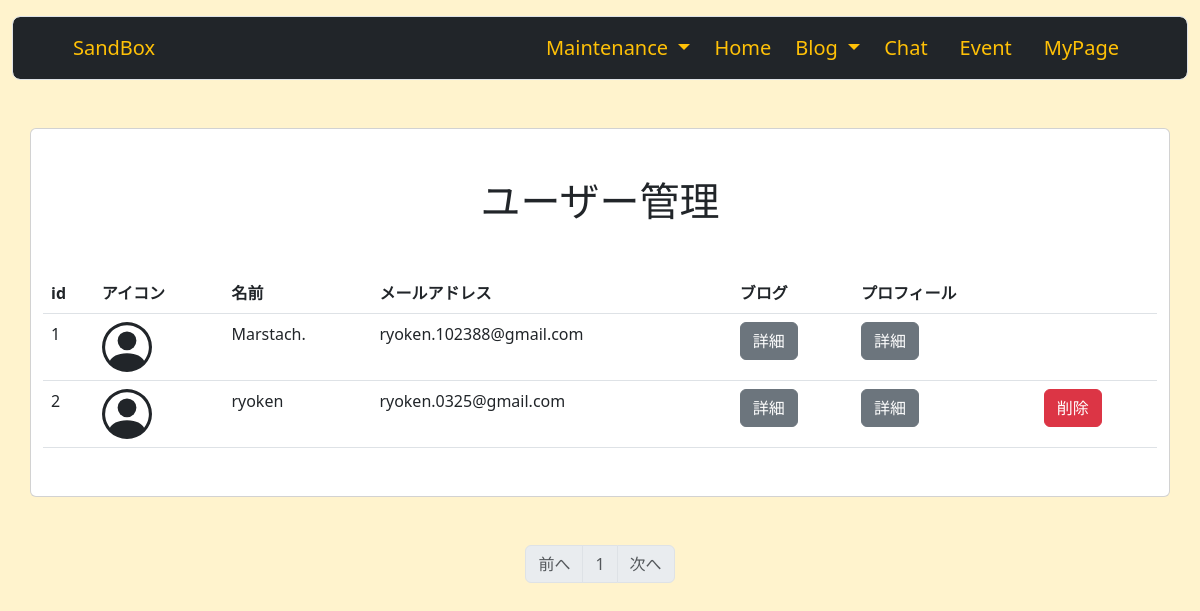
Before: /user_maintenance (signed in) with the older database file.
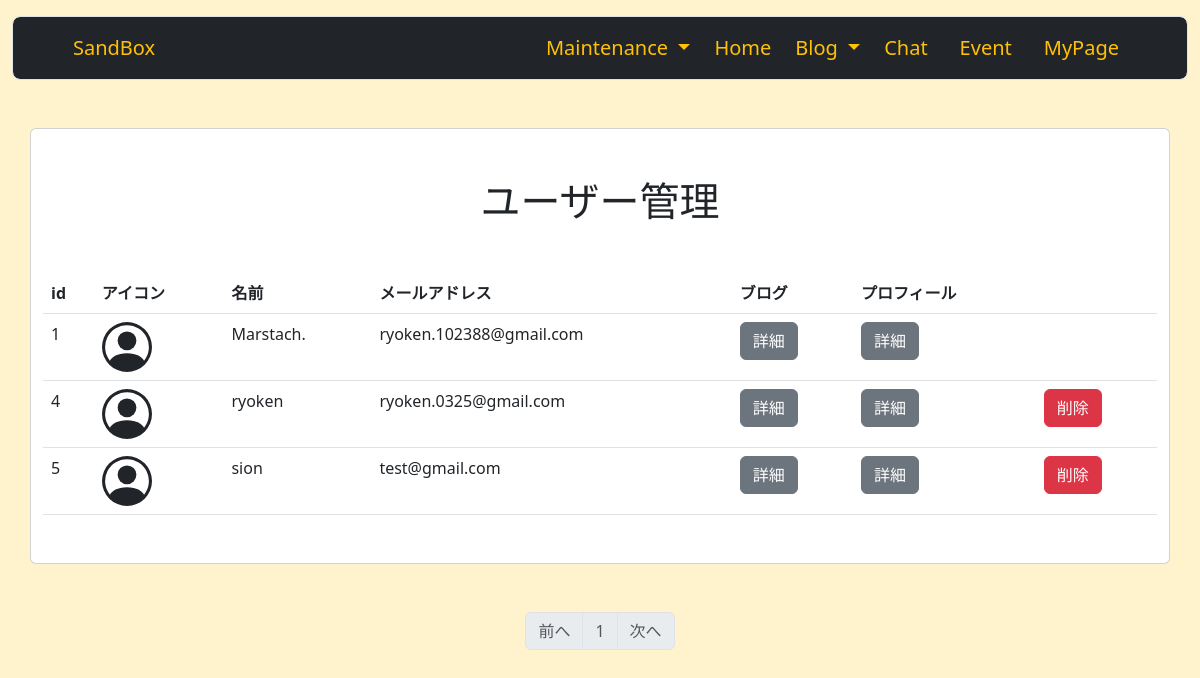
After: the same page with the newer database file.
### sandbox_system/models.py (models this page shows, shortened)
class User(db.Model, UserMixin):
    __tablename__ = 'users'
    id = db.Column(db.Integer, primary_key=True)
    email = db.Column(db.String(64), unique=True, index=True)
    username = db.Column(db.String(64), unique=True, index=True)
    password_hash = db.Column(db.String(128))
    administrator = db.Column(db.String(1))
    blog = db.relationship('Blog', backref = 'author', lazy = 'dynamic')
    @property
    def password(self):
        raise AttributeError('password is not a readable attribute')
    def is_administrator(self):
        if self.administrator == '1':
            return 1
        else:
            return 0

### sandbox_system/users/view.py (the view)
@users.route('/user_maintenance')
@login_required
def user_maintenance():
    if not current_user.is_administrator():
        abort(403)
    page = request.args.get('page', 1, type=int)
    users = User.query.order_by(User.id).paginate(page=page, per_page=10)
    return render_template('maintenance/user_maintenance.html', users=users)

### sandbox_system/__init__.py (called while the page is built)
@event.listens_for(Engine, "connect")
def set_sqlite_pragma(dbapi_connection, connection_record):
    cursor = dbapi_connection.cursor()
    cursor.execute("PRAGMA foreign_keys=ON")
    cursor.close()

### sandbox_system/models.py (called while the page is built)
@login_manager.user_loader
def load_user(user_id):
    return User.query.get(user_id)

### server/project/sandbox_system/templates/maintenance/user_maintenance.html (shortened to what this page needs)
{% extends 'base.html' %}
{% block content %}
<div class="container">
    <div class="row">
        <div class="card">
            <h1 class="text-center my-5">ユーザー管理</h1>
            <table class="table mb-5">
                <thead>
                <tr>
                    <th>id</th>
                    <th>アイコン</th>
                    <th>名前</th>
                    <th>メールアドレス</th>
                    <th>ブログ</th>
                    <th>プロフィール</th>
                    <th></th>
                </tr>
                </thead>
                {% for user in users.items %}
                <tbody>
                <tr>
                    <td>{{ user.id }}</td>
                    {% if user.image %}
                    <td><img src="{{ url_for('static', filename='image/' + user.image) }}" class="rounded-circle border border-secondary-subtle" style="width: 50px; height: 50px;" /></td>
                    {% else %}
                    <td></td>
                    {% endif %}
                    <td>{{ user.username }}</td>
                    <td>{{ user.email }}</td>
                    <td><a href="{{ url_for('blogs.user_blog', user_id=user.id) }}" class="btn btn-secondary">詳細</a></td>
                    <td><a href="{{ url_for('users.profile', user_id=user.id) }}" class="btn btn-secondary">詳細</a></td>
                    {% if current_user.is_administrator() %}
                        {% if user.administrator == '0' %}
                        <td>
                            <form action="{{ url_for('users.delete_confirm', user_id=user.id) }}" method="POST">
                                <button type="submit" class="btn btn-danger">削除</button>
                            </form>
                        </td>
                        {% else %}
                        <td></td>
                        {% endif %}
                    {% endif %}
                </tr>
                </tbody>
                {% endfor %}
            </table>
        </div>
    </div>
</div>
{% if users %}
<nav class="my-5" aria-label="Page navigation">
    <ul class="pagination justify-content-center">
        <li {% if users.has_prev %} class="page-item" {%else%} class="page-item disabled" {% endif %}><a class="page-link" href="{% if users.has_prev %}{{ url_for('users.user_maintenance', page=users.prev_num) }}{% else %}#{% endif %}">前へ</a></li>
{% for page_num in users.iter_pages(left_edge=1, right_edge=1, left_current=1, right_current=2) %}
    {% if page_num %}
        {% if users.page == page_num %}
            <li class="page-item disabled"><a class="page-link" href="#">{{ page_num }}</a></li>
        {% else %}
            <li class="page-item"><a class="page-link" href="{{ url_for('users.user_maintenance', page=page_num) }}">{{ page_num }}</a></li>
        {% endif %}
    {% else %}
        <li class="page-item disabled"><a class="page-link" href="#">&hellip;</a></li>
    {% endif %}
{% endfor %}
    <li {% if users.has_next %} class="page-item" {% else %} class="page-item disabled" {% endif %}><a class="page-link" href="{% if users.has_next %}{{ url_for('users.user_maintenance',page=users.next_num) }}{% else %}#{% endif %}">次へ</a></li>
    </ul>
</nav>
{% endif %}
{% endblock %}

### sandbox_system/templates/base.html (shortened to what this page needs)
<!DOCTYPE html>
<html lang="en" class="bg-warning-subtle">
<head>
    <link href="https://cdn.jsdelivr.net/npm/bootstrap@5.3.0/dist/css/bootstrap.min.css" rel="stylesheet">
</head>
<body>
    <div class="bg-warning-subtle">
        <div class="position-sticky" style="top: 1rem;">
            <header class="mb-5">
                <div class="container-fluid">
                    <nav class="navbar navbar-expand-lg bg-dark form-control form-control-lg mt-3">
                        <div class="container-fluid">
                            <a class="navbar-brand ms-5 text-warning" href="{{ url_for('users.index') }}">SandBox</a>
                            <div class="collapse navbar-collapse" id="navbarNavDropdown">
                                <ul class="navbar-nav ms-auto">
                                {% if current_user.is_authenticated %}
                                    {% if current_user.is_administrator() %}
                                        <li class="nav-item dropdown">
                                            <a class="nav-link dropdown-toggle text-warning" role="button" data-bs-toggle="dropdown" aria-expanded="false">
                                            Maintenance
                                            </a>
                                        </li>
                                    {% endif %}
                                {% endif %}
                                <li class="nav-item">
                                    <a class="nav-link active text-warning mx-2" aria-current="page" href="{{ url_for('users.index') }}">Home</a>
                                </li>
                                <li class="nav-item dropdown">
                                    <a class="nav-link dropdown-toggle text-warning" role="button" data-bs-toggle="dropdown" aria-expanded="false">
                                    Blog
                                    </a>
                                </li>
                                <li class="nav-item">
                                    <a class="nav-link text-warning mx-2" href="{{ url_for('chats.chat_index') }}">Chat</a>
                                </li>
                                <li class="nav-item">
                                    <a class="nav-link text-warning mx-2" href="#">Event</a>
                                </li>
                                {% if current_user.is_authenticated %}
                                    <li class="nav-item">
                                        <a class="nav-link text-warning mx-2 me-5" href="{{ url_for('users.my_page') }}">MyPage</a>
                                    </li>
                                {% else %}
                                    <li class="nav-item">
                                        <a class="nav-link text-warning mx-2 me-5" href="{{ url_for('users.login') }}">Login</a>
                                    </li>
                                {% endif %}
                                </ul>
                            </div>
                        </div>
                    </nav>
                </div>
            </header>
        </div>
        {% from '_formhelper.html' import render_field %}
        {% block content %}
        {% endblock %}
    </div>
</body>
</html>

Changed rows visible on the page:
removed User: id "2", username "ryoken", email "ryoken.0325@gmail.com"
added User: id "4", username "ryoken", email "ryoken.0325@gmail.com"
added User: id "5", username "sion", email "test@gmail.com"
